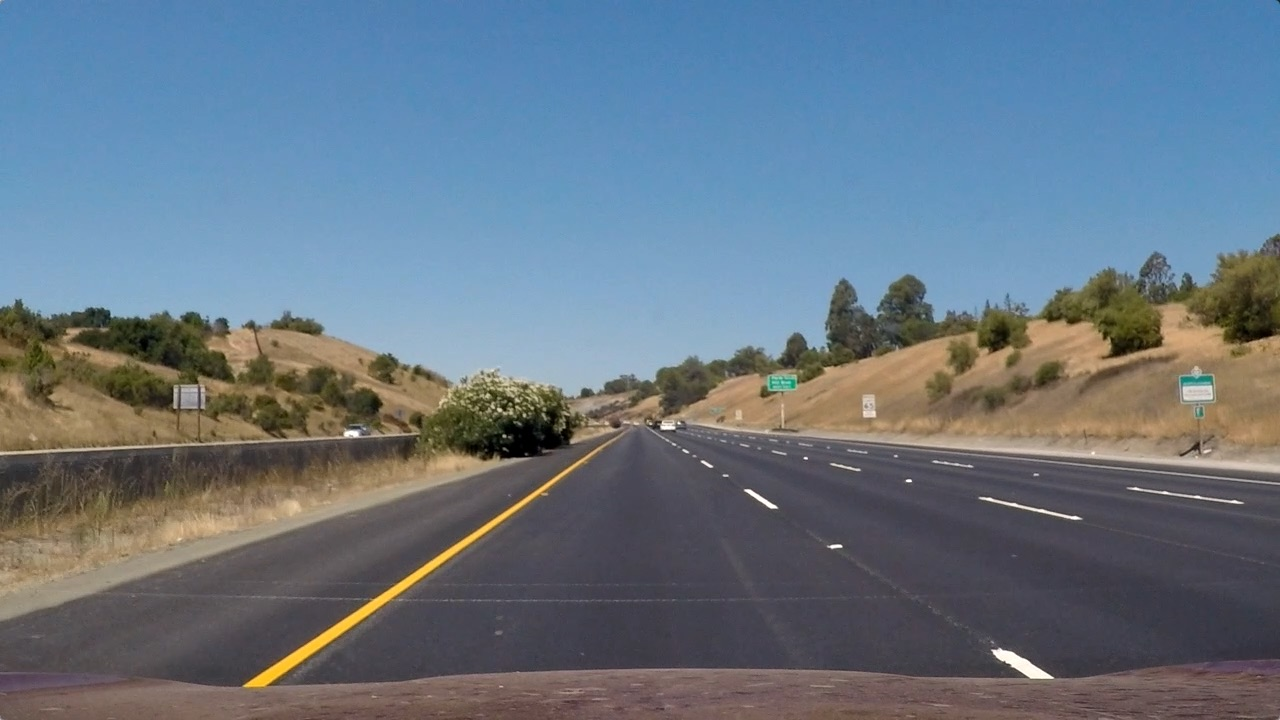
#> input picture test_images/test7.jpg, 1280 x 720 px
$ python FindPerspectiveTransformOffline.py
#> lines starting #> are read from the running program, lines starting #| are printed output that depends on the picture
import cv2
import numpy as np
import matplotlib.pyplot as plt
import matplotlib.image as mpimg
import os


	#Fixme - compare this to what I ended up with
	#Pick Source Points on the image that we want to transform
	#X,Y
	#(598,447)..........(680,447)
	#   |					|
	#   |					|
	#(275,670)..........(1030,670)

	#Pick Destination Points - keep scaling correct
	# We could keep Y values the same for starters
	# and make upper X values match lower X values (Note: "lower" in image is higher since 0,0 top left of image)
	# This would look like this:
	#(275,447)..........(1030,447)
	#   |					|
	#   |					|
	#(275,670)..........(1030,670)

	#But then if I wanted to stretch it all the way to the top of the image I guess I could try making top Ys close to 0
	# This would look like this:
	#(275,100)..........(1030,100)
	#   |					|
	#   |					|
	#(275,670)..........(1030,670)


os.chdir('C:/Users/bynum/documents/udacity/term1/dwb-t1-p2')
#img = plt.imread('test_images/trapazoid.jpg')
#img = plt.imread('test_images/roadliketrap.jpg')
#img = plt.imread('test_images/isolate_lane_pixels7.jpg')
img = plt.imread('test_images/test7.jpg')
#> img is the input picture: shape (720, 1280, 3); mean R, G, B 103.2, 117.7, 131.2
#img = plt.imread('test_images/straight_lines1.jpg')


def transform_me(img):

	img_size = (img.shape[1], img.shape[0])
#> img_size = (1280, 720)
	print("image size: ", img_size)
#| image size:  (1280, 720)

	#Make a blank image to draw on off-line
	#blank = np.zeros_like(img)
	#cv2.imwrite('blank.jpg', blank)

	#define 4 source points src = np.float32([[,],[,],[,],[,]])
	# going in this order:  upper-right, lower-right, lower-left, upper-left
	case = '4'

	if(case == '1'):
		#case1 is simple/basic trapazoid in center of image
		src = np.float32([[1220,310],[1357,738],[646,738],[773,310]])
		dst = np.float32([[1357,310],[1357,738],[646,738],[646,310]])
	elif(case =='2'):
		#case2 is trapazoid that more closely resembles road image
		src = np.float32([[1056,670],[1600,1100],[400,1100],[936,670]])
		dst = np.float32([[1600,670],[1600,1100],[400,1100],[400,670]])
	elif(case =='3'):
		#case3 is straight_lines1
		src = np.float32([[734,482],[1025,665],[280,665],[548,482]])
		# [6 lines of commented-out code are left out]
		dst = np.float32([[1025,0],[1025,719],[280,719],[280,0]]) #This was working
	elif(case =='4'):
		#case4 is for straight_lines1 as well but goes a little further up image to get larger portion of lane line
		#the further up you go the fuzzier it gets though because lower resolution or pixels/lane-line
		src = np.float32([[693,449],[1025,665],[280,665],[593,449]])
		dst = np.float32([[1025,0],[1025,719],[280,719],[280,0]])
	else:
		pass


	# print('shape of src is ', src.shape)
	# print('shape of dst is ', dst.shape)
	# print('src element', src[0,:])

	M = cv2.getPerspectiveTransform(src, dst)
	top_down = cv2.warpPerspective(img, M, img_size)
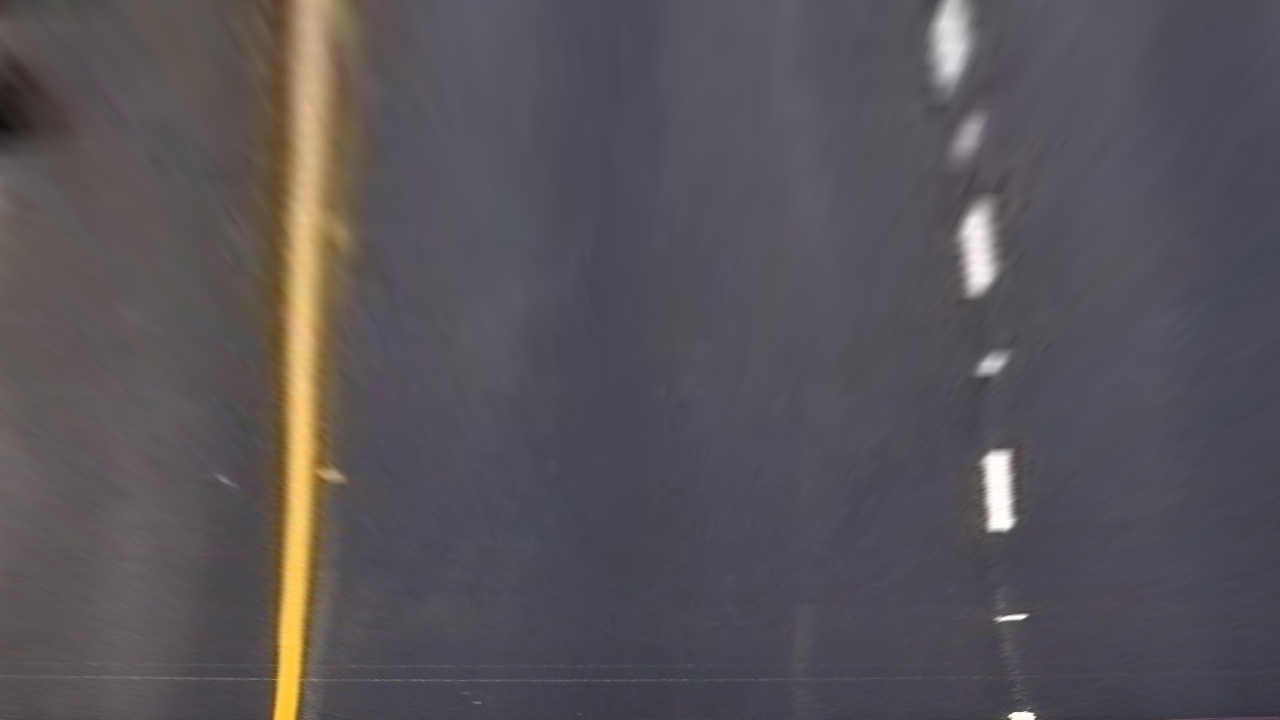
#> top_down: shape (720, 1280, 3); mean R, G, B 87.7, 83.1, 87.8


	#plt.imshow(img)

	fig, subplt = plt.subplots(1, 2, figsize=(18,7))
	fig.tight_layout()

	subplt[0].imshow(img)
	subplt[0].plot(src[0,0],src[0,1], '^')
	subplt[0].plot(src[1,0],src[1,1], '^')
	subplt[0].plot(src[2,0],src[2,1], '^')
	subplt[0].plot(src[3,0],src[3,1], '^')
	subplt[0].set_title('Original Image', fontsize=10)

	subplt[1].imshow(top_down)
	subplt[1].plot(dst[0,0],dst[0,1], '+')
	subplt[1].plot(dst[1,0],dst[1,1], '+')
	subplt[1].plot(dst[2,0],dst[2,1], '+')
	subplt[1].plot(dst[3,0],dst[3,1], '+')
	subplt[1].set_title('Top Down View', fontsize=10)
	plt.waitforbuttonpress(timeout=-1)
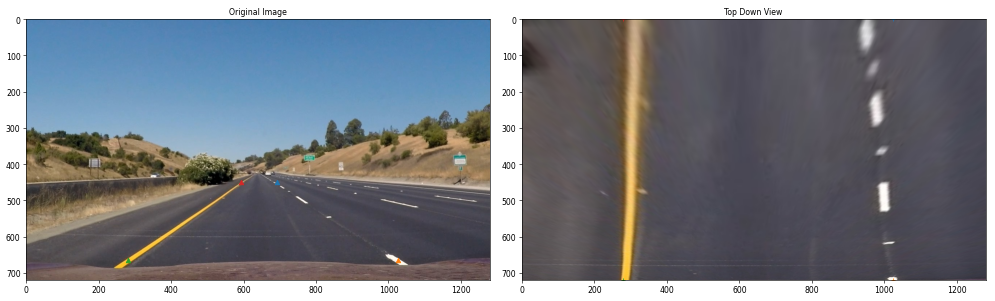
#> figure drawn by matplotlib, 2 panels
	plt.close('all')

	return()

transform_me(img)


	# [31 lines of commented-out code are left out]
